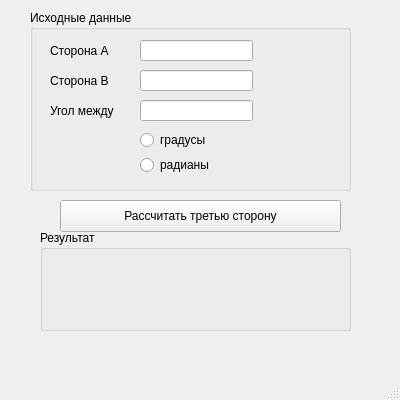
<?xml version="1.0" encoding="UTF-8"?>
<ui version="4.0">
 <class>MainWindow</class>
 <widget class="QMainWindow" name="MainWindow">
  <property name="geometry">
   <rect>
    <x>0</x>
    <y>0</y>
    <width>400</width>
    <height>400</height>
   </rect>
  </property>
  <property name="windowTitle">
   <string>MainWindow</string>
  </property>
  <widget class="QWidget" name="centralwidget">
   <widget class="QGroupBox" name="main_box">
    <property name="geometry">
     <rect>
      <x>30</x>
      <y>10</y>
      <width>321</width>
      <height>181</height>
     </rect>
    </property>
    <property name="title">
     <string>Исходные данные</string>
    </property>
    <widget class="QLineEdit" name="side_A">
     <property name="geometry">
      <rect>
       <x>110</x>
       <y>30</y>
       <width>113</width>
       <height>21</height>
      </rect>
     </property>
     <property name="inputMask">
      <string/>
     </property>
     <property name="clearButtonEnabled">
      <bool>false</bool>
     </property>
    </widget>
    <widget class="QLabel" name="label">
     <property name="geometry">
      <rect>
       <x>20</x>
       <y>30</y>
       <width>71</width>
       <height>21</height>
      </rect>
     </property>
     <property name="text">
      <string>Сторона A</string>
     </property>
    </widget>
    <widget class="QLineEdit" name="side_B">
     <property name="geometry">
      <rect>
       <x>110</x>
       <y>60</y>
       <width>113</width>
       <height>21</height>
      </rect>
     </property>
    </widget>
    <widget class="QLabel" name="label_2">
     <property name="geometry">
      <rect>
       <x>20</x>
       <y>60</y>
       <width>71</width>
       <height>21</height>
      </rect>
     </property>
     <property name="text">
      <string>Сторона B</string>
     </property>
    </widget>
    <widget class="QLineEdit" name="angle_between_sides">
     <property name="geometry">
      <rect>
       <x>110</x>
       <y>90</y>
       <width>113</width>
       <height>21</height>
      </rect>
     </property>
     <property name="text">
      <string/>
     </property>
    </widget>
    <widget class="QLabel" name="label_3">
     <property name="geometry">
      <rect>
       <x>20</x>
       <y>90</y>
       <width>81</width>
       <height>21</height>
      </rect>
     </property>
     <property name="text">
      <string>Угол между</string>
     </property>
    </widget>
    <widget class="QRadioButton" name="angle_degree">
     <property name="geometry">
      <rect>
       <x>110</x>
       <y>120</y>
       <width>100</width>
       <height>20</height>
      </rect>
     </property>
     <property name="text">
      <string>градусы</string>
     </property>
    </widget>
    <widget class="QRadioButton" name="angle_rad">
     <property name="geometry">
      <rect>
       <x>110</x>
       <y>145</y>
       <width>100</width>
       <height>20</height>
      </rect>
     </property>
     <property name="text">
      <string>радианы</string>
     </property>
    </widget>
   </widget>
   <widget class="QGroupBox" name="result_box">
    <property name="geometry">
     <rect>
      <x>40</x>
      <y>230</y>
      <width>311</width>
      <height>101</height>
     </rect>
    </property>
    <property name="title">
     <string>Результат</string>
    </property>
    <widget class="QLabel" name="result_third_side">
     <property name="geometry">
      <rect>
       <x>20</x>
       <y>30</y>
       <width>271</width>
       <height>51</height>
      </rect>
     </property>
     <property name="text">
      <string/>
     </property>
     <property name="alignment">
      <set>Qt::AlignCenter</set>
     </property>
    </widget>
   </widget>
   <widget class="QPushButton" name="calculate_third_side">
    <property name="geometry">
     <rect>
      <x>60</x>
      <y>200</y>
      <width>281</width>
      <height>32</height>
     </rect>
    </property>
    <property name="text">
     <string>Рассчитать третью сторону</string>
    </property>
   </widget>
  </widget>
  <widget class="QMenuBar" name="menubar">
   <property name="geometry">
    <rect>
     <x>0</x>
     <y>0</y>
     <width>400</width>
     <height>22</height>
    </rect>
   </property>
  </widget>
  <widget class="QStatusBar" name="statusbar"/>
 </widget>
 <resources/>
 <connections/>
</ui>
